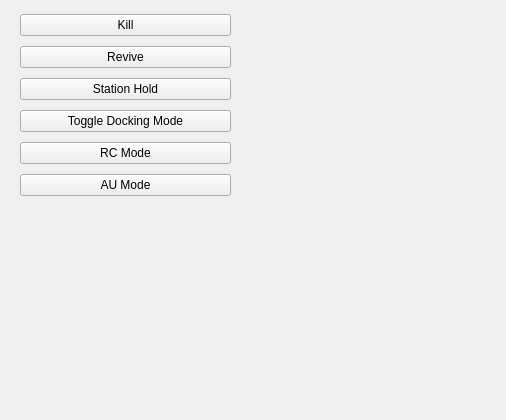
<?xml version="1.0" encoding="UTF-8"?>
<ui version="4.0">
 <class>NaviGatorGUI</class>
 <widget class="QWidget" name="NaviGatorGUI">
  <property name="geometry">
   <rect>
    <x>0</x>
    <y>0</y>
    <width>506</width>
    <height>420</height>
   </rect>
  </property>
  <property name="windowTitle">
   <string>NaviGator GUI</string>
  </property>
  <widget class="QWidget" name="nav_gui">
   <property name="geometry">
    <rect>
     <x>20</x>
     <y>10</y>
     <width>211</width>
     <height>194</height>
    </rect>
   </property>
   <layout class="QVBoxLayout" name="verticalLayout">
    <item>
     <widget class="QPushButton" name="kill">
      <property name="text">
       <string>Kill</string>
      </property>
     </widget>
    </item>
    <item>
     <widget class="QPushButton" name="revive">
      <property name="text">
       <string>Revive</string>
      </property>
     </widget>
    </item>
    <item>
     <widget class="QPushButton" name="station_hold">
      <property name="text">
       <string>Station Hold</string>
      </property>
     </widget>
    </item>
    <item>
     <widget class="QPushButton" name="docking_mode">
      <property name="text">
       <string>Toggle Docking Mode</string>
      </property>
     </widget>
    </item>
    <item>
     <widget class="QPushButton" name="rc_mode">
      <property name="text">
       <string>RC Mode</string>
      </property>
     </widget>
    </item>
    <item>
     <widget class="QPushButton" name="au_mode">
      <property name="text">
       <string>AU Mode</string>
      </property>
     </widget>
    </item>
   </layout>
  </widget>
 </widget>
 <resources/>
 <connections/>
</ui>
